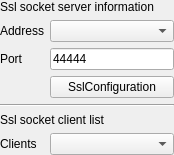
<?xml version="1.0" encoding="UTF-8"?>
<ui version="4.0">
 <class>SAKSslSocketServerDeviceController</class>
 <widget class="QWidget" name="SAKSslSocketServerDeviceController">
  <property name="geometry">
   <rect>
    <x>0</x>
    <y>0</y>
    <width>174</width>
    <height>146</height>
   </rect>
  </property>
  <property name="windowTitle">
   <string>Form</string>
  </property>
  <layout class="QGridLayout" name="gridLayout">
   <property name="leftMargin">
    <number>0</number>
   </property>
   <property name="topMargin">
    <number>0</number>
   </property>
   <property name="rightMargin">
    <number>0</number>
   </property>
   <property name="bottomMargin">
    <number>0</number>
   </property>
   <item row="0" column="0" colspan="2">
    <widget class="QLabel" name="label_5">
     <property name="text">
      <string>Ssl socket server information</string>
     </property>
    </widget>
   </item>
   <item row="1" column="0">
    <widget class="QLabel" name="label_3">
     <property name="text">
      <string>Address</string>
     </property>
    </widget>
   </item>
   <item row="1" column="1">
    <widget class="QComboBox" name="serverhostComboBox"/>
   </item>
   <item row="2" column="0">
    <widget class="QLabel" name="label_4">
     <property name="text">
      <string>Port</string>
     </property>
    </widget>
   </item>
   <item row="2" column="1">
    <widget class="QLineEdit" name="serverPortLineEdit">
     <property name="text">
      <string>44444</string>
     </property>
    </widget>
   </item>
   <item row="3" column="1">
    <widget class="QPushButton" name="sslConfiguration">
     <property name="text">
      <string>SslConfiguration</string>
     </property>
    </widget>
   </item>
   <item row="4" column="0" colspan="2">
    <widget class="Line" name="line">
     <property name="orientation">
      <enum>Qt::Horizontal</enum>
     </property>
    </widget>
   </item>
   <item row="5" column="0" colspan="2">
    <widget class="QLabel" name="label_6">
     <property name="text">
      <string>Ssl socket client list</string>
     </property>
    </widget>
   </item>
   <item row="6" column="0">
    <widget class="QLabel" name="label">
     <property name="text">
      <string>Clients</string>
     </property>
    </widget>
   </item>
   <item row="6" column="1">
    <widget class="QComboBox" name="clientHostComboBox">
     <property name="enabled">
      <bool>true</bool>
     </property>
     <property name="editable">
      <bool>false</bool>
     </property>
    </widget>
   </item>
  </layout>
 </widget>
 <resources/>
 <connections/>
</ui>
